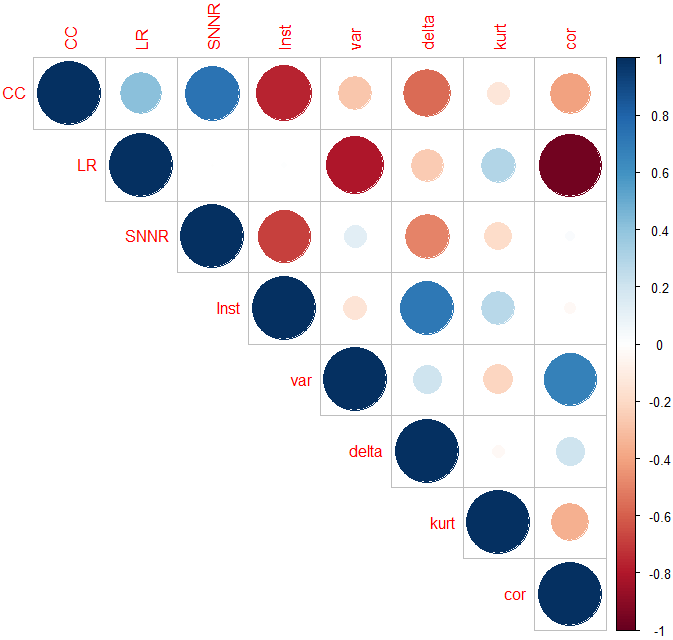

R code for this plot:
library(corrplot)
data <- read.csv(file="metaFeaturesCC2.csv")
colnames(data) <- c('CC', 'LR', 'SNNR', 'Inst', 'var', 'delta', 'kurt', 'cor')
data = data[-9]
correlations = cor(data)
corrplot(correlations, method = "circle",type = "upper" )
